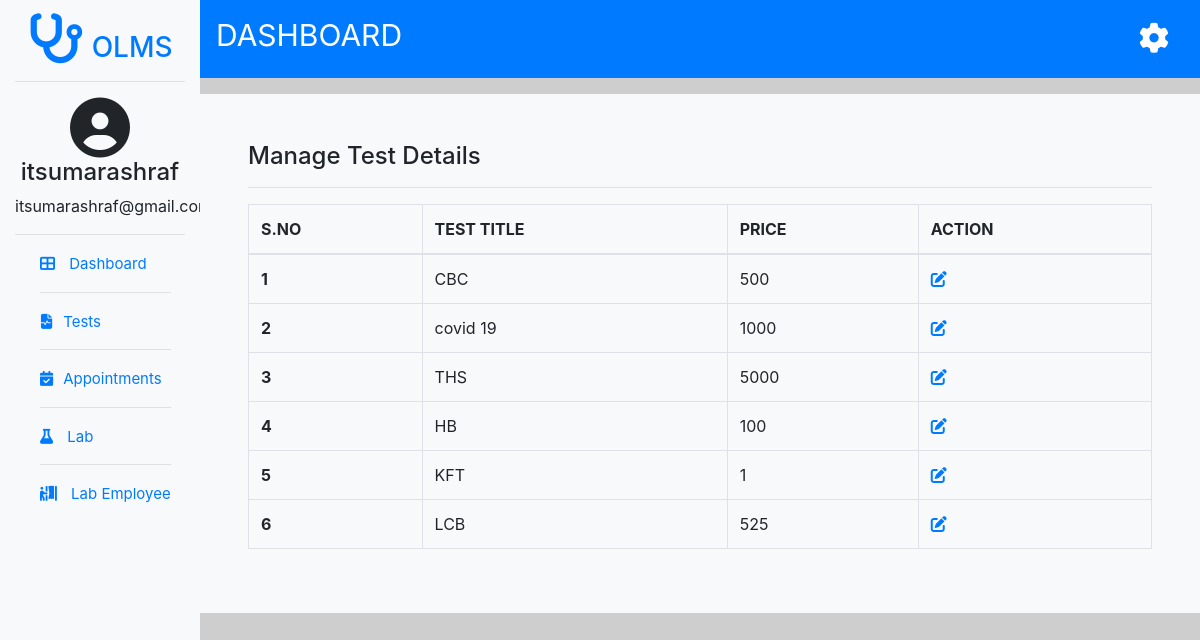
The page /adminside/manage/ (signed in) on the database its author committed.
### adminside/models.py (models this page shows, shortened)
class test(models.Model):
    test_title = models.CharField(max_length=100)
    test_desc = models.CharField(max_length=200)
    test_interp = models.CharField(max_length=300)
    price = models.IntegerField()

### adminside/views.py (the view)
# urls.py: path("adminside/manage/", views.manage, name='manage'),
@login_required(login_url='adminlogin')
def manage(request):
    all_tests = test.objects.all()
    return render(request,'manage.html',{'testitems': all_tests})

### templates/manage.html (shortened to what this page needs)
{% extends 'adminbase.html' %}
{% block body %}
<div class="container  bg-light p-5 mt-3">
  <div class="row">
    <div class="col-lg-12">
      <h4>Manage Test Details</h4>
      <hr>
      <table class="table table-bordered">
        <thead>
          <tr>
            <th scope="col">S.NO</th>
            <th scope="col">TEST TITLE</th>
            <th scope="col">PRICE</th>
            <th scope="col">ACTION</th>
          </tr>
        </thead>
        <tbody>
        <tbody>
          {% for testitem in testitems %}
          <tr>
            <th scope="row">{{ testitem.id }}</th>
            <td>{{ testitem.test_title }}</td>
            <td>{{ testitem.price }}</td>
            <td><a href="edit-test/{{testitem.id}}"><i class="fas fa-edit"></i></a></td>
          </tr>
          {% endfor %}
        </tbody>
        </tbody>
      </table>
    </div>
  </div>
</div>
{% endblock body %}

### templates/adminbase.html (shortened to what this page needs)
<!DOCTYPE html>
<html lang="en">
<head>
    <link rel="stylesheet" href="https://cdn.jsdelivr.net/npm/bootstrap@4.5.3/dist/css/bootstrap.min.css">
    <link rel="stylesheet" href="https://cdnjs.cloudflare.com/ajax/libs/font-awesome/4.7.0/css/font-awesome.min.css">
</head>
<body>
    <div class="wrapper">
        <div class="container-fluid">
            <div class="row">
                <div class="sidebar bg-light col col-lg-2 col-md-4 col-4 text-center">
                    <h3><i class="fa fa-stethoscope pr-2" aria-hidden="true"></i>OLMS</h3>
                    <hr>
                        <i class="fa fa-user-circle" style="font-size: 60px;" aria-hidden="true"></i>
                        <h4>{{request.user}}</h4>
                        <p>{{request.user.email}}</p>
                    <hr>
                        <div class="row">
                            <ul class="sidebar-menu">
                                <li><a href="{% url 'adminside' %}"><i class="fas fa-th-large" aria-hidden="true"></i> Dashboard</a></li>
                                <hr>
                                <li><a data-toggle="collapse" href="#test" role="button" aria-expanded="false"><i class="fas fa-file-medical-alt"></i>Tests</a></li>
                                <div class="row">
                                    <div class="col">
                                <hr>
                                <li><a data-toggle="collapse" href="#appointments" aria-expanded="false"><i class="fas fa-calendar-check" aria-hidden="true"></i>Appointments</a></li>
                                <hr>
                                <li><a href=""><i class="fas fa-flask" aria-hidden="true"></i> Lab</a></li>
                                <hr>
                                <li><a href=""><i class="fas fa-person-booth" aria-hidden="true"></i> Lab Employee</a></li>
                            </ul>
                        </div>
                </div>
                <div class="content col col-lg-10 col-md-8 col-8" style="padding-left: 0; padding-right:0;">
                    <nav class="navbar navbar-expand-lg navbar-light bg-primary">
                        <a class="navbar-brand" style="color:white;font-size: 30px; padding-bottom: 12px; " href="#">DASHBOARD</a>
                        <div class="col">
                            <div class="float-right" style="color:white; text-decoration: none; list-style-type: none;">
                                <div class="btn-group">
                                     <a style="color: white;" href="" data-toggle='dropdown'><i class="fas fa-cog "></i></a>
                                </div>
                            </div>
                        </div>
                    </nav>
                    <div class="contentpages">
                        {% block body %} {% endblock body %}
                    </div>
                </div>
            </div>
        </div>
    </div>
</body>
</html>

### templates/adminbase.html (style rules this page uses)
body { margin: 0; padding: 0; background-color: rgb(207, 206, 206); }
.wrapper .sidebar { background-color: rgb(235, 196, 25); height: 100vh; }
.sidebar h3 { padding-top: 13px; color: #007bff; }
.sidebar h3 i { font-size: 50px; }
.sidebar-menu { text-decoration: none; list-style-type: none; text-align: left; }
.sidebar-menu li a { list-style: none; text-decoration: none; font-size: 15px; }
.sidebar-menu li a i { padding-right: 10px; font-size: 15px; }
.fa-cog { transform: rotate(360deg); font-size: 30px; }

### rows shown on the page
test: id "1", test_title "CBC", price "500"
test: id "2", test_title "covid 19", price "1000"
test: id "3", test_title "THS", price "5000"
test: id "4", test_title "HB", price "100"
test: id "5", test_title "KFT", price "1"
test: id "6", test_title "LCB", price "525"

### other values the page prints
{{ request.user }} "itsumarashraf"
{{ request.user.email }} "itsumarashraf@gmail.com"
